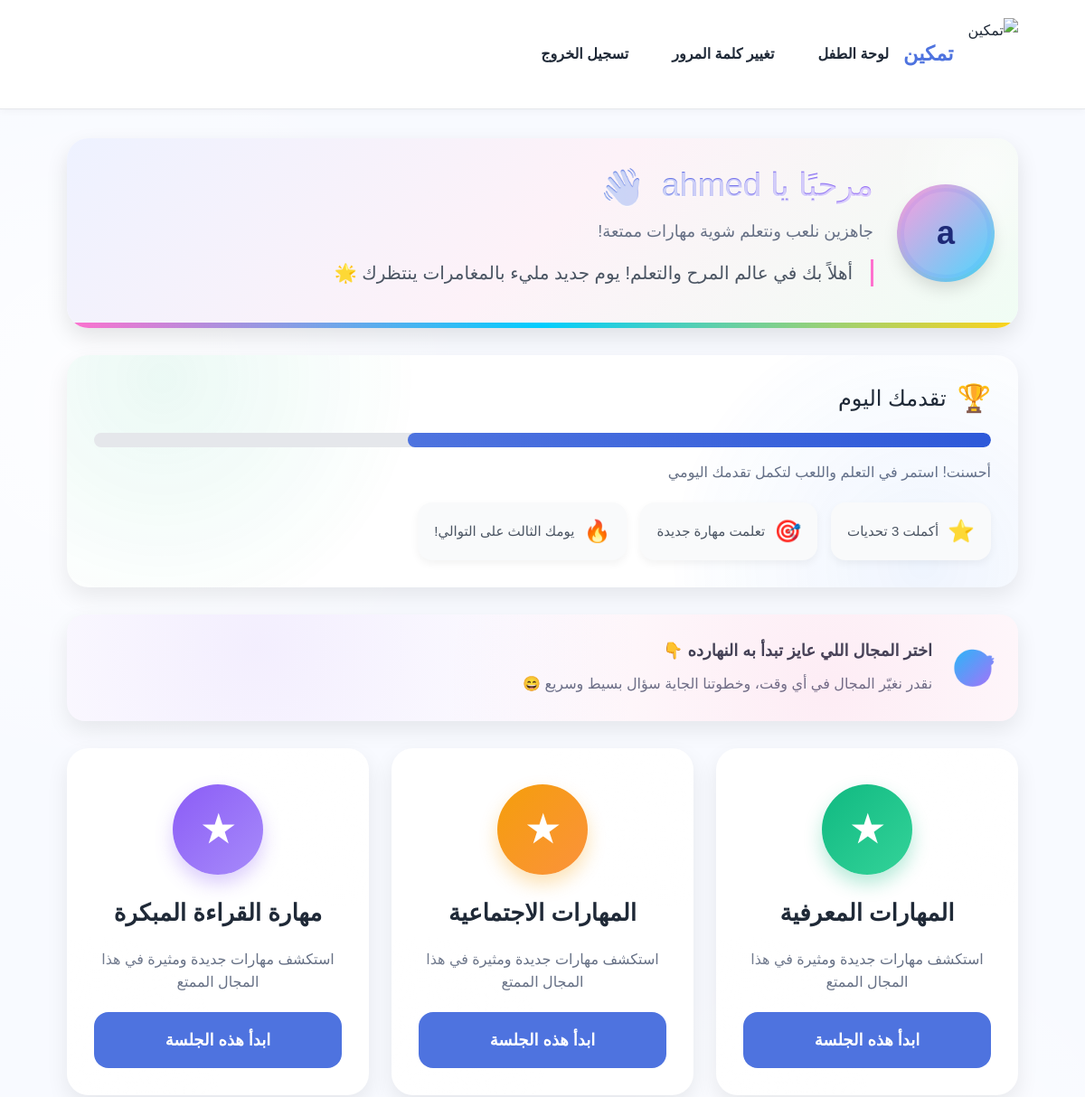
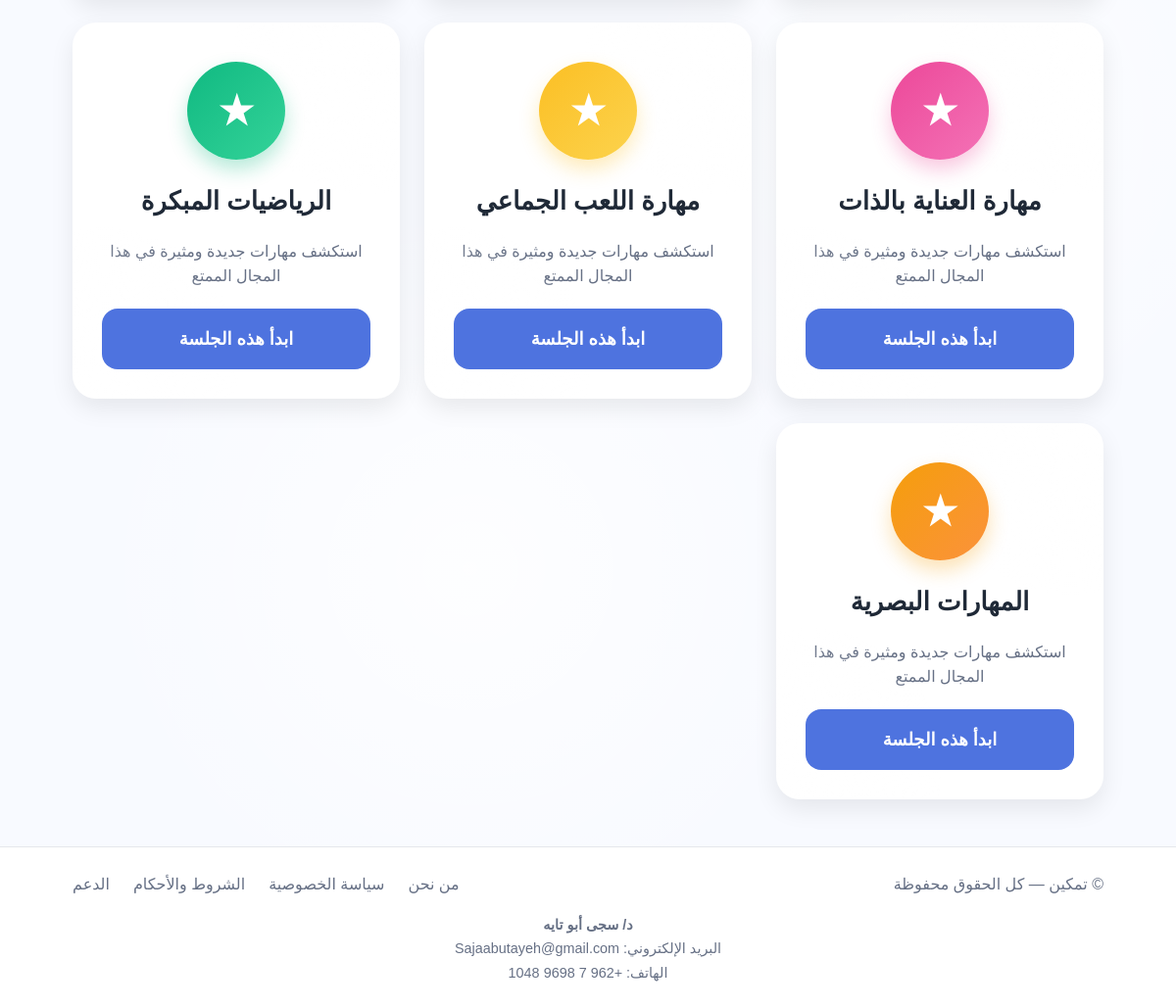
Screenshot of /child/ (signed in) with the database file from the repository (2 pictures, top to bottom).
### accounts/models.py (models this page shows, shortened)
class CustomUser(AbstractUser):
    USER_TYPES = (
        ('child', 'طفل'),
        ('parent', 'ولي أمر'),
        ('specialist', 'أخصائي'),
    )
    user_type = models.CharField(max_length=20, choices=USER_TYPES)
    parent = models.ForeignKey(
        "self",
        on_delete=models.SET_NULL,
        null=True, blank=True,
        related_name="children",
        limit_choices_to={'user_type': 'parent'},
        help_text="ولي الأمر لهذا الطفل (اختياري مؤقتًا)"
    )
    specialist = models.ForeignKey(
        "self",
        on_delete=models.SET_NULL,
        null=True, blank=True,
        related_name="patients",
        limit_choices_to={'user_type': 'specialist'},
        help_text="الأخصائي لهذا الطفل (اختياري مؤقتًا)"
    )

### assessments/models.py (models this page shows, shortened)
class SkillCategory(models.Model):
    name = models.CharField(max_length=100)

### child_interface/views.py (the view)
# urls.py: path("", child_home, name="child_home"),
@login_required
def child_home(request):
    if request.user.user_type != 'child':
        return render(request, "unauthorized.html")
    categories = SkillCategory.objects.all()
    return render(request, "child_interface/home.html", {
        "child": request.user,
        "categories": categories
    })

### templates/child_interface/home.html (shortened to what this page needs)
{% extends "base.html" %}
{% block content %}
<div class="kid-dashboard">
  <div class="floating-element star"></div>
  <div class="floating-element star"></div>
  <div class="floating-element balloon"></div>
  <div class="floating-element balloon"></div>
  <div class="kid-hero">
    <div class="avatar">{{ child.username|slice:":1" }}</div>
    <div>
      <h1>مرحبًا يا {{ child.username }} <span class="emoji">👋</span></h1>
      <p class="sub">
        جاهزين نلعب ونتعلم شوية مهارات ممتعة!
      </p>
      <p class="welcome-message">أهلاً بك في عالم المرح والتعلم! يوم جديد مليء بالمغامرات ينتظرك 🌟</p>
    </div>
  </div>
  <div class="progress-section">
    <h2 class="progress-title"><span class="icon">🏆</span> تقدمك اليوم</h2>
    <div class="progress-bar">
      <div class="progress-fill"></div>
    </div>
    <p class="meta-line">أحسنت! استمر في التعلم واللعب لتكمل تقدمك اليومي</p>
    <div class="achievements">
      <div class="achievement">
        <span class="icon">⭐</span>
        <span class="achievement-text">أكملت 3 تحديات</span>
      </div>
      <div class="achievement">
        <span class="icon">🎯</span>
        <span class="achievement-text">تعلمت مهارة جديدة</span>
      </div>
      <div class="achievement">
        <span class="icon">🔥</span>
        <span class="achievement-text">يومك الثالث على التوالي!</span>
      </div>
    </div>
  </div>
  <div class="tip">
    <div class="icon">🎯</div>
    <div>
      <div class="soft">اختر المجال اللي عايز تبدأ به النهارده 👇</div>
      <p class="meta-line">نقدر نغيّر المجال في أي وقت، وخطوتنا الجاية سؤال بسيط وسريع 😄</p>
    </div>
  </div>
  <div class="cats">
    {% for category in categories %}
      <div class="cat-card">
        <div class="cat-badge">★</div>
        <div class="cat-name">{{ category.name }}</div>
        <div class="cat-description">
          استكشف مهارات جديدة ومثيرة في هذا المجال الممتع
        </div>
        <form method="post" action="{% url 'start_ai_session' %}">
          <button class="cat-btn" type="submit">ابدأ هذه الجلسة</button>
        </form>
      </div>
    {% empty %}
      <div class="empty-state">
        <div class="empty-icon">🙈</div>
        <h3 class="empty-title">لا توجد تصنيفات متاحة</h3>
        <p class="empty-message">تواصل مع الأخصائي لإضافة مجالات مناسبة لعمر {{ child.username }}.</p>
      </div>
    {% endfor %}
  </div>
</div>
{% endblock %}

### templates/base.html (style rules this page uses)
:root { --bg:#f8fafd; --card:#ffffff; --text:#1f2937; --muted:#6b7280; --primary:#4e73df; --primary-600:#2e59d9; --ring:#e5e7eb; --chip:#eef2ff; --chip-border:#d7ddff; --shadow:0 4px 12px rgba(0,0,0,.08); --radius:14px; --radius-sm:10px; --container:1100px; --transition: all 0.2s ease-in-out; }
* { box-sizing:border-box }
html,body { margin:0;background:var(--bg);color:var(--text);font-family:Tahoma,Arial,system-ui;line-height:1.7 }

### rows the page displays
CustomUser: username "a"
SkillCategory: name "المهارات المعرفية"
SkillCategory: name "المهارات الاجتماعية"
SkillCategory: name "مهارة القراءة المبكرة"
SkillCategory: name "مهارة العناية بالذات"
SkillCategory: name "مهارة اللعب الجماعي"
SkillCategory: name "الرياضيات المبكرة"
SkillCategory: name "المهارات البصرية"

### other values shown
{{ SITE_NAME|default:"تمكين" }} "تمكين"
